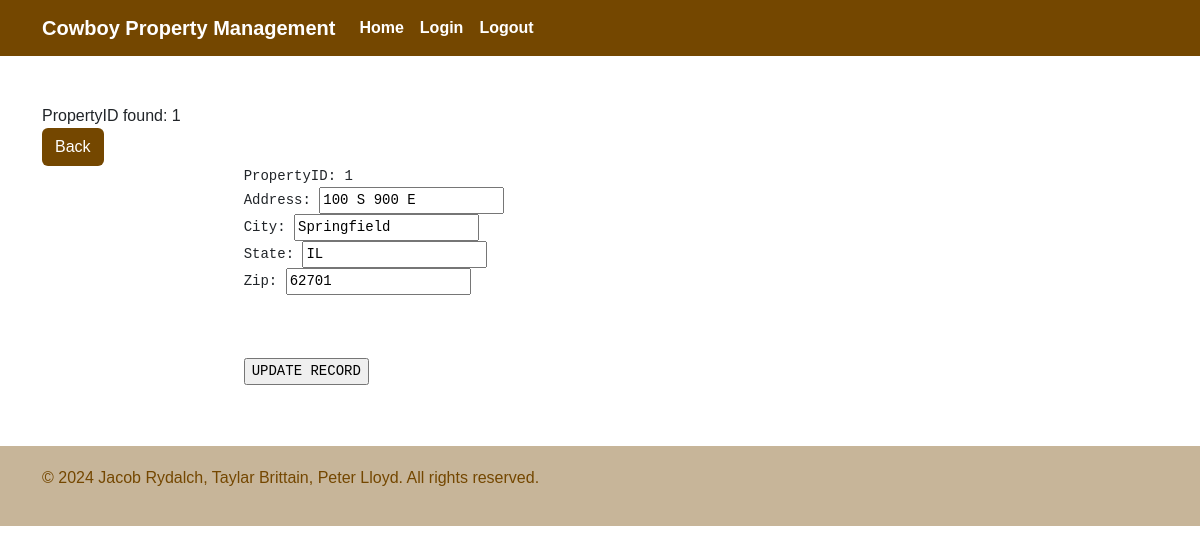
The page /updateProperty.php?PropertyID=1 (signed in) on the database its author committed.
### tables this page shows
CREATE TABLE IF NOT EXISTS `property` (
  `PropertyID` smallint UNSIGNED NOT NULL AUTO_INCREMENT,
  `StreetAddress` varchar(50) NOT NULL,
  `City` varchar(30) NOT NULL,
  `State` char(2) NOT NULL,
  `Zip` varchar(10) NOT NULL,
  PRIMARY KEY (`PropertyID`)
);

### updateProperty.php (the view, shortened to what this page needs)
<!DOCTYPE html>
<html>
	<head>
		<link href="https://cdn.jsdelivr.net/npm/bootstrap@5.3.3/dist/css/bootstrap.min.css" rel="stylesheet">
		<link href="cpm-universal-styles.css" rel="stylesheet">
	</head>
	<body>
		<nav class="navbar navbar-expand-lg custom-navbar">
			<div class="container">
			    <a class="navbar-brand custom-navbar-item" href="public-home.php">Cowboy Property Management</a>
				<div class="collapse navbar-collapse text-center" id="navbarNav">
					<ul class="navbar-nav ml-auto">
						<li class="nav-item">
							<a class="nav-link custom-navbar-item" href="public-home.php" >Home</a>
						</li>
						<li class="nav-item">
							<a class="nav-link custom-navbar-item" href="login-form.php" >Login</a>
						</li>
						<li class="nav-item">
							<a class="nav-link custom-navbar-item" href="logout.php" >Logout</a>
						</li>
					</ul>
				</div>
			</div>
		</nav>
		<br>
		<br>
		<div class='container'>
		<?php
		require_once 'login.php';
		$conn = new mysqli($hn, $un, $pw, $db);
		if (isset($_GET['PropertyID'])) {
			echo "PropertyID found: " . $_GET['PropertyID'] . "<br>";
			$propertyID = $_GET['PropertyID'];
			echo "<a href='properties-details.php?PropertyID=$propertyID' class='btn custom-btn1'>Back</a>";
			$query = "SELECT * FROM property WHERE PropertyID = $propertyID";
			$result = $conn->query($query);
			if ($result->num_rows > 0) {
				while ($row = $result->fetch_array(MYSQLI_ASSOC)) {
					echo <<<_END
			<form action='updateProperty.php?PropertyID=$propertyID' method='post'>
				<pre>
					PropertyID: $row[PropertyID]
					Address: <input type='text' name='address' value='$row[StreetAddress]'>
					City: <input type='text' name='city' value='$row[City]'>
					State: <input type='text' name='state' value='$row[State]'>
					Zip: <input type='text' name='zipcode' value='$row[Zip]'>
					<input type='hidden' name='update' value='yes'>
					<input type='hidden' name='PropertyID' value='$row[PropertyID]'>
					<input type='submit' value='UPDATE RECORD'>
				</pre>
			</form>
		_END;
				}
			} else {
				echo "No records found for the given PropertyID.";
			}
		}
		?>
		</div>
		<br>
		<div class='custom-footer'>
			<div class='container'>
				<p style='color: #744700;'>&copy; 2024 Jacob Rydalch, Taylar Brittain, Peter Lloyd. All rights reserved.</p>
			</div>
		</div>
	</body>
</html>

### cpm-universal-styles.css (style rules this page uses)
body { font-family: Arial; }
.custom-footer { background-color: #c7b599; padding: 20px; width: 100%; }
.custom-navbar { background-color: #744700; }
.custom-navbar-item { color: white; font-weight: bold; }
.custom-btn1 { background-color: #744700; color: white; }

### rows shown on the page
property: PropertyID "1", address "100 S 900 E", city "Springfield", state "IL", zipcode "62701"

### other values the page prints
$_GET['PropertyID'] "1"
